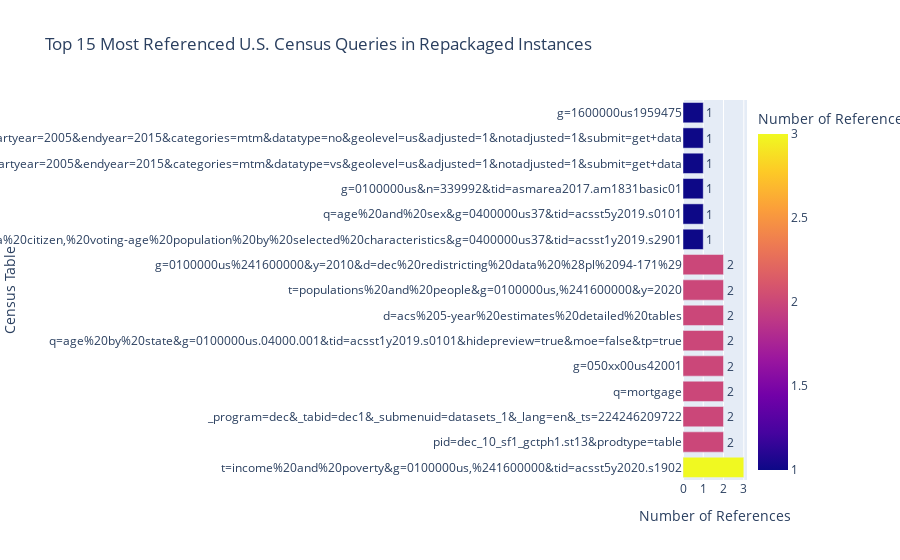

The notebook cell saved with this chart:
### Code cell
tables, counts = zip(*r_most_common_query)
# Create a DataFrame from the tables and counts
data = {'Census Table': tables, 'Number of References': counts}
df = pd.DataFrame(data)

# Create an interactive horizontal bar chart
fig = px.bar(df, 
             x='Number of References', 
             y='Census Table', 
             orientation='h',  # Horizontal bars
             title="Top 15 Most Referenced U.S. Census Queries in Repackaged Instances",
             labels={'Number of References': 'Number of References', 'Census Table': 'Census Table'},
             color='Number of References',  # Color bars based on count
             text='Number of References')  # Show count on hover

# Customize the hover data (you can modify this to include more details)
fig.update_traces(texttemplate='%{text}', textposition='outside')

# Invert the y-axis to show the highest count at the top
fig.update_yaxes(categoryorder='total descending')

# Show the interactive plot
fig.show()

### Figure 1 — Plotly figure (JSON) as saved in the notebook; plotly's stock layout.template omitted (floating-point values rounded to 4 significant figures)
{"data": [{"alignmentgroup": "True", "hovertemplate": "Number of References=%{marker.color}<br>Census Table=%{y}<extra></extra>", "legendgroup": "", "marker": {"color": [3, 2, 2, 2, 2, 2, 2, 2, 2, 1, 1, 1, 1, 1, 1], "coloraxis": "coloraxis", "pattern": {"shape": ""}}, "name": "", "offsetgroup": "", "orientation": "h", "showlegend": false, "text": [3, 2, 2, 2, 2, 2, 2, 2, 2, 1, 1, 1, 1, 1, 1], "textposition": "outside", "texttemplate": "%{text}", "type": "bar", "x": [3, 2, 2, 2, 2, 2, 2, 2, 2, 1, 1, 1, 1, 1, 1], "xaxis": "x", "y": ["t=income%20and%20poverty&g=0100000us,%241600000&tid=acsst5y2020.s1902", "pid=dec_10_sf1_gctph1.st13&prodtype=table", "_program=dec&_tabid=dec1&_submenuid=datasets_1&_lang=en&_ts=224246209722", "q=mortgage", "g=050xx00us42001", "q=age%20by%20state&g=0100000us.04000.001&tid=acsst1y2019.s0101&hidepreview=true&moe=false&tp=true", "d=acs%205-year%20estimates%20detailed%20tables", "t=populations%20and%20people&g=0100000us,%241600000&y=2020", "g=0100000us%241600000&y=2010&d=dec%20redistricting%20data%20%28pl%2094-171%29", "q=s2901%3a%20citizen,%20voting-age%20population%20by%20selected%20characteristics&g=0400000us37&tid=acsst1y2019.s2901", "q=age%20and%20sex&g=0400000us37&tid=acsst5y2019.s0101", "g=0100000us&n=339992&tid=asmarea2017.am1831basic01", "program=m3&startyear=2005&endyear=2015&categories=mtm&datatype=vs&geolevel=us&adjusted=1&notadjusted=1&submit=get+data", "program=m3&startyear=2005&endyear=2015&categories=mtm&datatype=no&geolevel=us&adjusted=1&notadjusted=1&submit=get+data", "g=1600000us1959475"], "yaxis": "y"}], "layout": {"barmode": "relative", "coloraxis": {"colorbar": {"title": {"text": "Number of References"}}, "colorscale": [[0, "#0d0887"], [0.1111, "#46039f"], [0.2222, "#7201a8"], [0.3333, "#9c179e"], [0.4444, "#bd3786"], [0.5556, "#d8576b"], [0.6667, "#ed7953"], [0.7778, "#fb9f3a"], [0.8889, "#fdca26"], [1, "#f0f921"]]}, "legend": {"tracegroupgap": 0}, "title": {"text": "Top 15 Most Referenced U.S. Census Queries in Repackaged Instances"}, "xaxis": {"anchor": "y", "domain": [0, 1], "title": {"text": "Number of References"}}, "yaxis": {"anchor": "x", "categoryorder": "total descending", "domain": [0, 1], "title": {"text": "Census Table"}}}}
